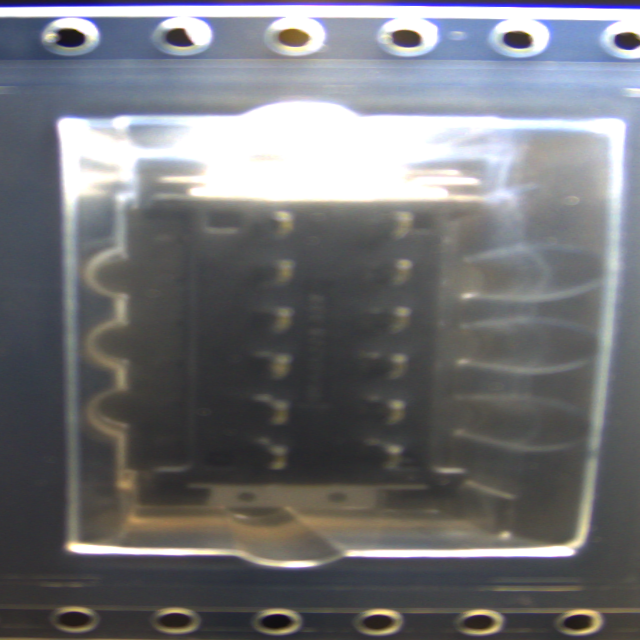
#> input picture 2024-04-29 17:17:43.478774_affined.png, 640 x 640 px
$ python test6.py
#> lines starting #> are read from the running program, lines starting #| are printed output that depends on the picture; after the words box and inside, x2 and y2 are one past the last pixel; in counts of white or black regions, pixels touching at a corner belong together
#> further down, image is the input picture: shape (640, 640, 3); mean B, G, R 119, 115.3, 114.5
import cv2
import numpy as np
import time
import os

start_time = time.time()

def detect_lines(image, l1, l2, l3, l4, output_path):
#> called with l1 = 15, l2 = 84, l3 = 575, l4 = 638, output_path = 'Folder_name'
    if isinstance(image, str):
        image = cv2.imread(image)
    else: image = image

    h,w,_ = image.shape
#> h = 640; w = 640
    ratio = np.sqrt(h ** 2 + w ** 2) / 1434
#> ratio = 0.631
    ratio_y = h/1190
#> ratio_y = 0.538
    cv2.line(image, (0, l1), (w, l1), (0, 0, 255), 4)
    cv2.line(image, (0, l2), (w, l2), (0, 0, 255), 4)
    cv2.line(image, (0, l3), (w, l3), (0, 0, 255), 4)
    cv2.line(image, (0, l4), (w, l4), (0, 0, 255), 4)
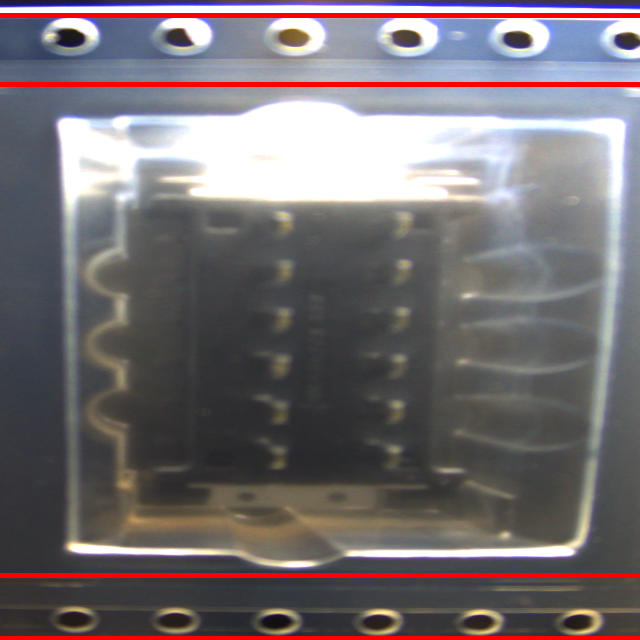
#> image: shape (640, 640, 3); mean B, G, R 114.8, 111.4, 118.2
    line_number_up = 0
    line_number_down = 0


    # Convert the image to grayscale
    gray = cv2.cvtColor(image, cv2.COLOR_RGB2BGR)
    gray = cv2.cvtColor(gray, cv2.COLOR_BGR2GRAY)
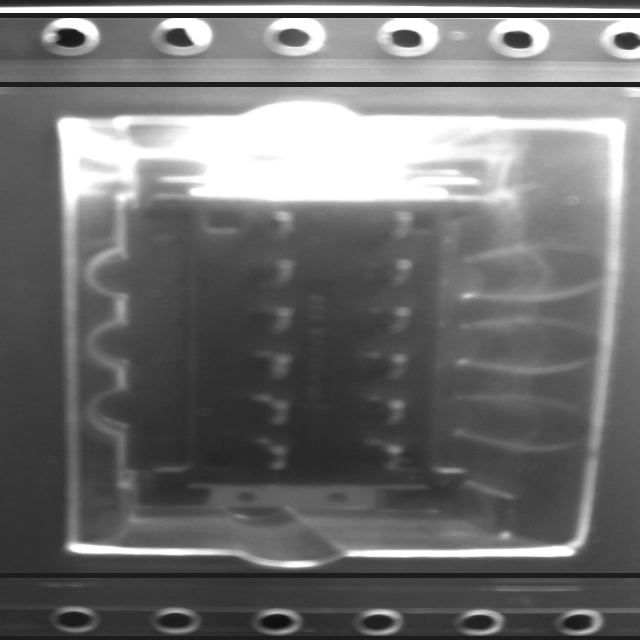
#> gray: shape (640, 640); min 15, max 255, mean 113.2
    # gray = cv2.GaussianBlur(gray, (5, 5), 0.5)
    gray = 255-gray
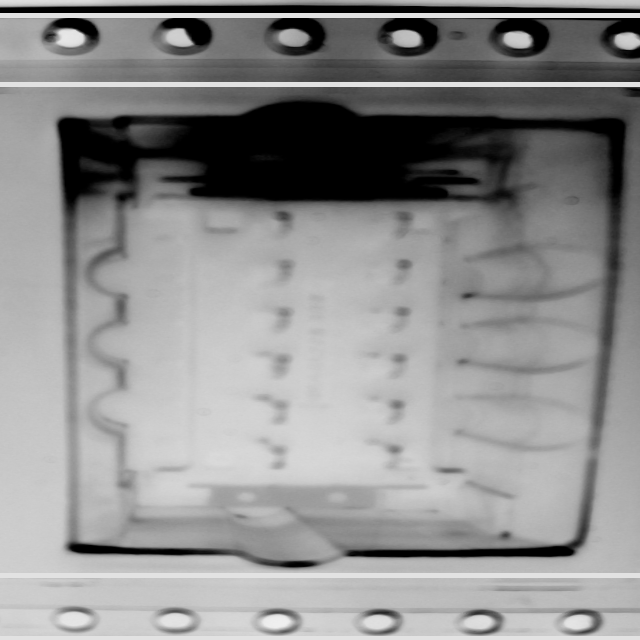
#> gray: shape (640, 640); min 0, max 240, mean 141.8
    # Apply Canny edge detection
    edges = cv2.Canny(gray, threshold1=80, threshold2=100)
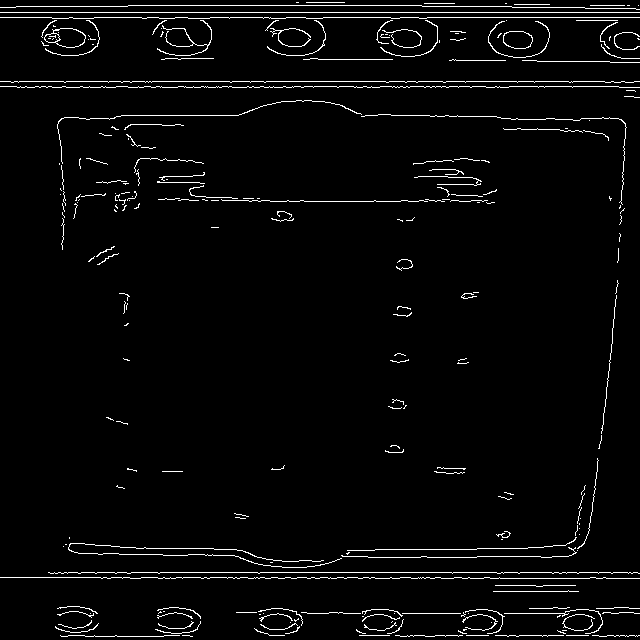
#> edges: shape (640, 640); 3.2% white in thin lines or dots

    # Detect lines using HoughLinesP on the edges
    lines = cv2.HoughLinesP(edges, 1, np.pi / 360, threshold=100, minLineLength=100*ratio, maxLineGap=15*ratio)
#> lines = 24 rows, first 6: [0, 12, 639, 12], [48, 572, 637, 572], [0, 81, 639, 81], [323, 17, 639, 17], [247, 86, 618, 86], [128, 5, 421, 5]
    state = True
    # Filter and keep the longest lines with similar gradients and intercepts
    if lines is not None:
        grouped_lines = []
        for line in lines:
            x1, y1, x2, y2 = line[0]
            y0 = int((y1+y2)/2)
            found_group = False
            if (y0 > l1+15 and y0 < l2-5) or (y0 > l3+5 and y0 < l4-15):
                for group in grouped_lines:
                    gline = group[0]
                    gy = gline[-1]
                    if np.abs(gy-y0) < 40 :
                        group.append((x1, x2, y0))
                        found_group = True
                        break
                if not found_group:
                    grouped_lines.append([(x1, x2, y0)])
#> this loop made 24 passes
#> (x1, y1, x2, y2, y0) on passes 1 to 12: (0, 12, 639, 12, 12), (48, 572, 637, 572, 572), (0, 81, 639, 81, 81), (323, 17, 639, 17, 17), (247, 86, 618, 86, 86), (128, 5, 421, 5, 5), (435, 635, 639, 635, 635), (141, 577, 374, 577, 577), (411, 578, 639, 578, 578), (128, 87, 313, 87, 87), (303, 59, 385, 59, 59), (202, 199, 269, 200, 199)
#> after the loop, group = [(498, 568, 613), (394, 468, 613)]; grouped_lines = [[(303, 385, 59), (576, 639, 61)], [(498, 568, 613), (394, 468, 613)]]

        longest_lines = []
        for group in grouped_lines:
            lengths = []
            for line in group:
                x1, x2, y0 = line
                length = np.abs(x1-x2)
                lengths.append(length)
            if lengths:  # Check if lengths is not empty
                longest_line_index = np.argmax(lengths)
                longest_lines.append(group[longest_line_index])
#> this loop made 2 passes
#> (group, longest_line_index) on passes 1 to 2: ([(303, 385, 59), (576, 639, 61)], 0), ([(498, 568, 613), (394, 468, 613)], 1)
#> after the loop, longest_lines = [(303, 385, 59), (394, 468, 613)]

        # Draw the longest lines on the image
        for line in longest_lines:


            x1, x2, y0 = line
            if (y0 > (l1+15) and y0 < (l2-10))  :
                cv2.line(image, (0, y0), (w, y0), (255, 0, 0), 4)
                cv2.line(image, (0, l1), (w, l1), (0, 255, 0), 4)
                cv2.line(image, (0, l2), (w, l2), (0, 255, 0), 4)
                line_number_up += 1
            elif (y0 > (l3+10) and y0 < (l4-15)):
                cv2.line(image, (0, y0), (w, y0), (255, 0, 0), 4)
                cv2.line(image, (0, l3), (w, l3), (0, 255, 0), 4)
                cv2.line(image, (0, l4), (w, l4), (0, 255, 0), 4)
                line_number_down += 1
#> this loop made 2 passes
#> (x1, x2, y0, line_number_up) on pass 1: (303, 385, 59, 1)
#> (x1, x2, y0, line_number_down) on pass 2: (394, 468, 613, 1)
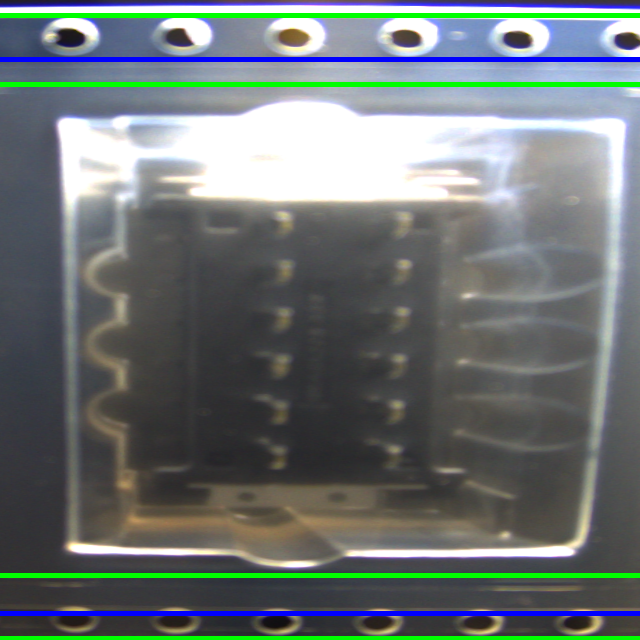
#> image: shape (640, 640, 3); 4.53% of pixels changed, all inside (x1, y1, x2, y2) = (0, 13, 640, 640)
#> after the loop, line_number_down = 1; line_number_up = 1

    if not os.path.exists(output_folder):
        os.makedirs(output_folder)
    output_path = os.path.join(output_folder, f"output_image.png")
    cv2.imwrite(output_path, image)
    if line_number_down < 1 or line_number_up < 1:
        state = False

    return state


output_folder = 'Folder_name'
image = cv2.imread('2024-04-29 17:17:43.478774_affined.png')
# resized_image = cv2.resize(image, (640, 640), interpolation=cv2.INTER_AREA)
# STATE = detect_lines(image,35,90,601,634, output_folder)
STATE = detect_lines(image,15,84,575,638, output_folder)
#> STATE = True
print(STATE)
#| True
end_time = time.time()
execution_time = end_time - start_time
print("Execution time:", execution_time, "seconds")
